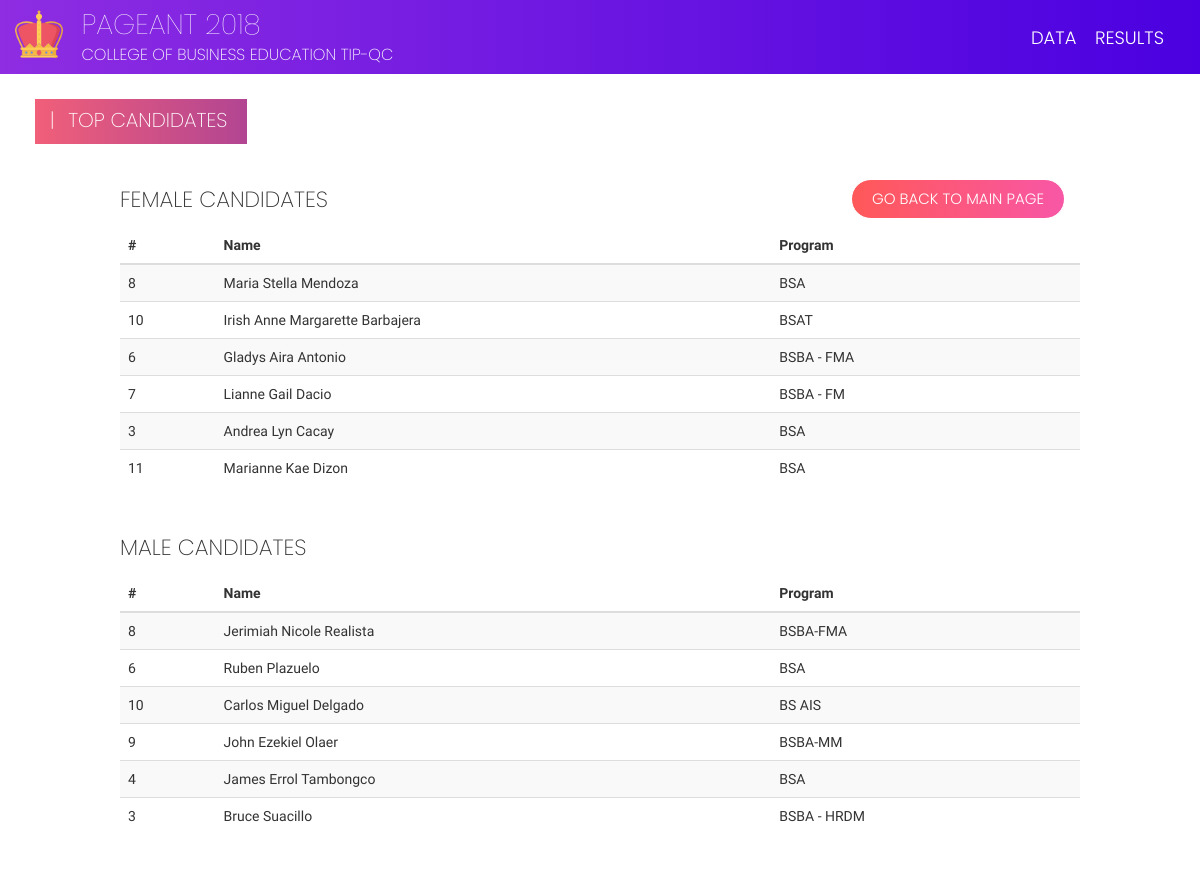
Screenshot of /candidates/top_candidates/ (signed in) with the database file from the repository.
### candidates/models.py (models this page shows, shortened)
class RankSix(models.Model):
    candidate = models.OneToOneField(Candidate, on_delete=models.CASCADE)

class Candidate(models.Model):
    idx = models.IntegerField(null=True)
    picture = models.ImageField(default="default.png")
    first_name = models.CharField(max_length=50)
    last_name = models.CharField(max_length=50)
    program = models.CharField(max_length=50)
    sex = models.CharField(max_length=8, choices=(('Male', 'Male'), ('Female', 'Female')))
    order = models.IntegerField(null=True)
    class Meta:
        ordering = ('idx', 'sex')

### candidates/views.py (the view)
# urls.py: path('top_candidates/', views.top_candidates, name='top_candidates'),
@login_required(login_url='admin:login')
def top_candidates(request):
    data = RankSix.objects.all()
    return render(request, 'candidates/top_candidates.html', {'data': data})

### candidates/templates/candidates/top_candidates.html
{% extends 'add.html' %}
{% load static %}
{% block form %}
<link href="{% static 'css/add.css' %}" rel="stylesheet"/>
<div class="page-label-box">
    <h2 class="page-label">|<span style="padding-right: 8px;">  </span>Top Candidates</h2>
</div>
<a id="btn-transact" class="btn btn-x btn-t-x" href="{% url 'candidates:index' %}">Go Back To Main Page</a>
<div class="row" id="table-content">
    <h3 class="table-label-x">Female Candidates</h3>
    <table class="table table-striped">
        <thead>
        <tr>
            <th scope="col" style="width: 3%;">#</th>
            <th scope="col" style="width: 18%;">Name</th>
            <th scope="col" style="width: 10%;">Program</th>
        </tr>
        </thead>
        <tbody>
        {% for each in data %}
        {% if each.candidate.sex == 'Female' %}
        <tr>
            <th scope="row">{{ each.candidate.idx }}</th>
            <td>{{ each.candidate.first_name }}<span> </span>{{ each.candidate.last_name }}</td>
            <td>{{ each.candidate.program }}</td>
        </tr>
        {% endif %}
        {% endfor %}
        </tbody>
    </table>
    <h3 class="table-label-x table-label-male">Male Candidates</h3>
    <table class="table table-striped">
        <thead>
        <tr>
            <th scope="col" style="width: 3%;">#</th>
            <th scope="col" style="width: 18%;">Name</th>
            <th scope="col" style="width: 10%;">Program</th>
        </tr>
        </thead>
        <tbody>
        {% for each in data %}
        {% if each.candidate.sex == 'Male' %}
        <tr>
            <th scope="row">{{ each.candidate.idx }}</th>
            <td>{{ each.candidate.first_name }}<span> </span>{{ each.candidate.last_name }}</td>
            <td>{{ each.candidate.program }}</td>
        </tr>
        {% endif %}
        {% endfor %}
        </tbody>
    </table>
</div>
{% endblock %}

### staticfiles/css/base.css (style rules this page uses)
p, td, a, .btn-x { font-family: "Raleway", -apple-system, BlinkMacSystemFont, "Segoe UI", Roboto, "Helvetica Neue", Arial, sans-serif; font-weight: 300; }
.btn-x { text-transform: uppercase; border-radius: 0; }
table tbody tr th, table tbody tr td { font-size: 14px; font-weight: 400; }
h1, h2, h3, h4, h5, h6 { font-weight: 200; font-family: "Poppins", -apple-system, BlinkMacSystemFont, "Segoe UI", Roboto, "Helvetica Neue", Arial, sans-serif; }
.table-label-male { margin-top: 50px; }
.page-label { text-transform: uppercase; padding-left: 15px; margin-top: 10px; padding-right: 20px; font-size: 20px; font-weight: 200; color: white; }
.table-label-x { margin-bottom: 15px; text-transform: uppercase; font-size: 22px; }
.page-label-box { background: #B24592; background: -webkit-linear-gradient(to right, #F15F79, #B24592); background: linear-gradient(to right, #F15F79, #B24592); display: inline-block; margin-left: 20px; height: 45px; margin-top: 25px; }
body { font-family: "Raleway", -apple-system, BlinkMacSystemFont, "Segoe UI", Roboto, "Helvetica Neue", Arial, sans-serif; font-weight: 400; }
.btn-x { margin-top: 15px; margin-left: -15px; font-family: "Poppins", -apple-system, BlinkMacSystemFont, "Segoe UI", Roboto, "Helvetica Neue", Arial, sans-serif; font-weight: 300; font-size: 15px; padding-top: 8px; }
#btn-transact { background: #f857a6; background: -webkit-linear-gradient(to right, #ff5858, #f857a6); background: linear-gradient(to right, #ff5858, #f857a6); border-radius: 20px; border-color: white; color: white; height: 40px; padding-left: 20px; padding-right: 20px; }
.btn-t-x { float: right; margin-right: 10vw; margin-top: 105px; }

### staticfiles/css/add.css (style rules this page uses)
#table-content { width: 80vw; margin: 2vw auto; }

### rows the page displays
RankSix: candidate.idx "8", candidate.first_name "Maria Stella", candidate.last_name "Mendoza", candidate.program "BSA"
RankSix: candidate.idx "10", candidate.first_name "Irish Anne Margarette", candidate.last_name "Barbajera", candidate.program "BSAT"
RankSix: candidate.idx "6", candidate.first_name "Gladys Aira", candidate.last_name "Antonio", candidate.program "BSBA - FMA"
RankSix: candidate.idx "7", candidate.first_name "Lianne Gail", candidate.last_name "Dacio", candidate.program "BSBA - FM"
RankSix: candidate.idx "3", candidate.first_name "Andrea Lyn", candidate.last_name "Cacay", candidate.program "BSA"
RankSix: candidate.idx "11", candidate.first_name "Marianne Kae", candidate.last_name "Dizon", candidate.program "BSA"
RankSix: candidate.idx "8", candidate.first_name "Jerimiah Nicole", candidate.last_name "Realista", candidate.program "BSBA-FMA"
RankSix: candidate.idx "6", candidate.first_name "Ruben", candidate.last_name "Plazuelo", candidate.program "BSA"
RankSix: candidate.idx "10", candidate.first_name "Carlos Miguel", candidate.last_name "Delgado", candidate.program "BS AIS"
RankSix: candidate.idx "9", candidate.first_name "John Ezekiel", candidate.last_name "Olaer", candidate.program "BSBA-MM"
RankSix: candidate.idx "4", candidate.first_name "James Errol", candidate.last_name "Tambongco", candidate.program "BSA"
RankSix: candidate.idx "3", candidate.first_name "Bruce", candidate.last_name "Suacillo", candidate.program "BSBA - HRDM"
